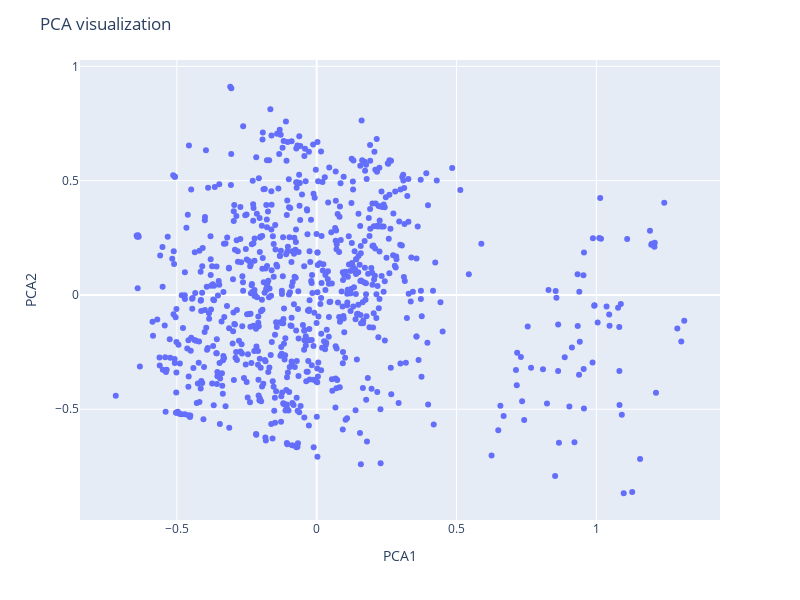

Notebook code cell kept with this figure:
### Code cell
fig = px.scatter(df_PCA, x=df_PCA['PC1'], y=df_PCA["PC2"], width=800, height=600)
fig.update_layout(
    title="PCA visualization",
    xaxis_title="PCA1",
    yaxis_title="PCA2",
)
fig.show()

### Figure 1 — Plotly figure (JSON) as saved in the notebook; plotly's stock layout.template omitted (floating-point values rounded to 4 significant figures; data arrays with more than 128 entries replaced by an {"elided": "..."} marker saying what was removed)
{"data": [{"hovertemplate": "PC1=%{x}<br>PC2=%{y}<extra></extra>", "legendgroup": "", "marker": {"color": "#636efa", "symbol": "circle"}, "mode": "markers", "name": "", "orientation": "v", "showlegend": false, "type": "scatter", "x": {"elided": "800 float values"}, "xaxis": "x", "y": {"elided": "800 float values"}, "yaxis": "y"}], "layout": {"height": 600, "legend": {"tracegroupgap": 0}, "margin": {"t": 60}, "title": {"text": "PCA visualization"}, "width": 800, "xaxis": {"anchor": "y", "domain": [0, 1], "title": {"text": "PCA1"}}, "yaxis": {"anchor": "x", "domain": [0, 1], "title": {"text": "PCA2"}}}}
